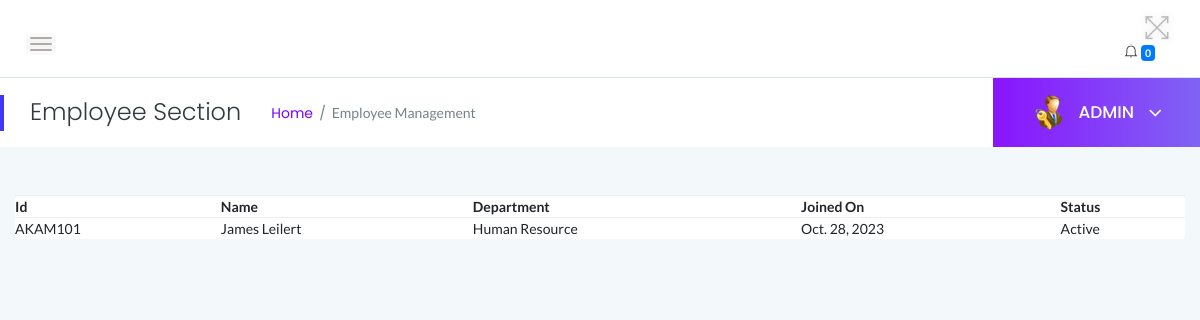
The page /myadmin/employees/ (signed in) on the database as committed earlier.
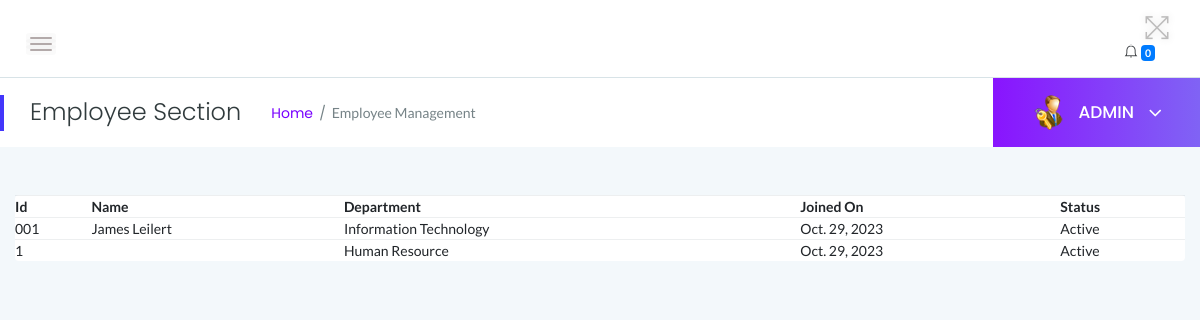
The same page on the database as committed later.
### myadmin/models.py (models this page shows, shortened)
class Employee(models.Model):
    user = models.OneToOneField(User, on_delete=models.CASCADE, default=None)
    empcode = models.CharField(max_length=10, primary_key=True)
    firstName = models.CharField(max_length=100)
    lastName = models.CharField(max_length=100)
    email = models.EmailField()
    password = models.CharField(max_length=255)
    employee_type = models.CharField(
        max_length=10,
        choices=UN_CHOICES,
        default='Non-Union'
    )
    gender = models.CharField(
        max_length=10,
        choices=GENDER_CHOICES,
        default='Male'
    )
    dob = models.DateField(auto_now_add=True)
    department = models.ForeignKey(Department, on_delete=models.CASCADE)
    address = models.CharField(max_length=255, default="80100")
    city = models.CharField(max_length=100, default="Mombasa")
    country = models.CharField(max_length=100)
    mobileno = models.CharField(max_length=10)
    status = models.CharField(
        max_length=10,
        choices=EMP_CHOICES,
        default='Active'
    )
    PostingDate = models.DateField(auto_now_add=True)

class Department(models.Model):
    department_name = models.CharField(max_length=255)
    department_shortname = models.CharField(max_length=50)
    department_code = models.CharField(max_length=10)
    CreationDate = models.DateField(auto_now_add=True)
    def __str__(self):
        return self.department_name

### myadmin/views.py (the view)
# urls.py: path('employees/', views.employees, name='employees'),
@login_required
def employees(request):
    if not request.user.is_authenticated:
        return redirect('admin_login')  # Redirect to the appropriate URL
    msg = None
    if request.method == 'GET':
        if 'inid' in request.GET:
            id = request.GET.get('inid')
            status = "Inactive"
            employee = Employee.objects.get(id=id)
            employee.Status = status
            employee.save()
            return redirect('employees')
        if 'id' in request.GET:
            id = request.GET.get('id')
            status = "Active"
            employee = Employee.objects.get(id=id)
            employee.Status = status
            employee.save()
            return redirect('employees')
    employees = Employee.objects.all()
    context = {
        'employees': employees,
        'msg': msg
    }
    return render(request, 'admin/employees.html', context)

### myadmin/templates/admin/employees.html (shortened to what this page needs)
{% load static %}
<!doctype html>
<html class="no-js" lang="en">
<head>
    <link rel="stylesheet" href="{% static 'css/bootstrap.min.css' %}">
    <link rel="stylesheet" href="{% static 'css/font-awesome.min.css' %}">
    <link rel="stylesheet" href="{% static 'css/themify-icons.css' %}">
    <link rel="stylesheet" href="{% static 'css/metisMenu.css' %}">
    <link rel="stylesheet" href="{% static 'css/owl.carousel.min.css' %}">
    <link rel="stylesheet" href="{% static 'css/slicknav.min.css' %}">
    <link rel="stylesheet" href="https://www.amcharts.com/lib/3/plugins/export/export.css" type="text/css" media="all" />
    <link rel="stylesheet" type="text/css" href="https://cdn.datatables.net/1.10.19/css/jquery.dataTables.css">
    <link rel="stylesheet" type="text/css" href="https://cdn.datatables.net/1.10.18/css/dataTables.bootstrap4.min.css">
    <link rel="stylesheet" type="text/css" href="https://cdn.datatables.net/responsive/2.2.3/css/responsive.bootstrap.min.css">
    <link rel="stylesheet" type="text/css" href="https://cdn.datatables.net/responsive/2.2.3/css/responsive.jqueryui.min.css">
    <link rel="stylesheet" href="{% static 'css/typography.css' %}">
    <link rel="stylesheet" href="{% static 'css/default-css.css' %}">
    <link rel="stylesheet" href="{% static 'css/styles.css' %}">
    <link rel="stylesheet" href="{% static 'css/responsive.css' %}">
</head>
<body>
<div class="page-container">
    <div class="main-content">
        <div class="header-area">
            <div class="row align-items-center">
                <div class="col-md-6 col-sm-8 clearfix">
                    <div class="nav-btn pull-left">
                        <span></span>
                        <span></span>
                        <span></span>
                    </div>
                </div>
                <div class="col-md-6 col-sm-4 clearfix">
                    <ul class="notification-area pull-right">
                        <li id="full-view"><i class="ti-fullscreen"></i></li>
                        {% include 'admin/admin-notification.html' %}
                    </ul>
                </div>
            </div>
        </div>
        <div class="page-title-area">
            <div class="row align-items-center">
                <div class="col-sm-6">
                    <div class="breadcrumbs-area clearfix">
                        <h4 class="page-title pull-left">Employee Section</h4>
                        <ul class="breadcrumbs pull-left">
                            <li><a href="{% url 'myadmin:dashboard' %}">Home</a></li>
                            <li><span>Employee Management</span></li>
                        </ul>
                    </div>
                </div>
                <div class="col-sm-6 clearfix">
                    <div class="user-profile pull-right">
                        <img class="avatar user-thumb" src="{% static 'images/admin.png' %}" alt="avatar">
                        <h4 class="user-name dropdown-toggle" data-toggle="dropdown">ADMIN <i class="fa fa-angle-down"></i></h4>
                    </div>
                </div>
            </div>
        </div>
        <div class="main-content-inner">
            <div class="row">
                <div class="col-12 mt-5">
                    <div class="card">
    <table>
        <thead>
            <tr>
                <th>Id</th>
                <th>Name</th>
                <th>Department</th>
                <th>Joined On</th>
                <th>Status</th>
            </tr>
        </thead>
        <tbody>
            {% for employee in employees %}
            <tr>
                <td>{{ employee.empcode }}</td>
                <td>{{ employee.firstName }} {{ employee.lastName }}</td>
                <td>{{ employee.department }}</td>
                <td>{{ employee.PostingDate }}</td>
                <td>{{ employee.status }}</td>
            </tr>
            {% endfor %}
        </tbody>
    </table>
                            </div>
  </div>
                    </div>
                </div>
            </div>
        </div>
</body>
</html>

### myadmin/templates/admin/admin-sidebar.html (shortened to what this page needs)
{% load static %}

### myadmin/templates/admin/admin-notification.html (shortened to what this page needs)
<div class="notification-dropdown">
    <div class="notification-btn">
        <i class="ti-bell"></i>
        <span class="badge badge-primary">{{ notifications|length }}</span>
    </div>
</div>

Rows that differ between the two databases and show on the page:
removed Employee: empcode "AKAM101", firstName "James", lastName "Leilert", department "Human Resource", PostingDate "Oct. 28, 2023", status "Active"
added Employee: empcode "001", firstName "James", lastName "Leilert", department "Information Technology", PostingDate "Oct. 29, 2023", status "Active"
added Employee: empcode "1", department "Human Resource", PostingDate "Oct. 29, 2023", status "Active"
